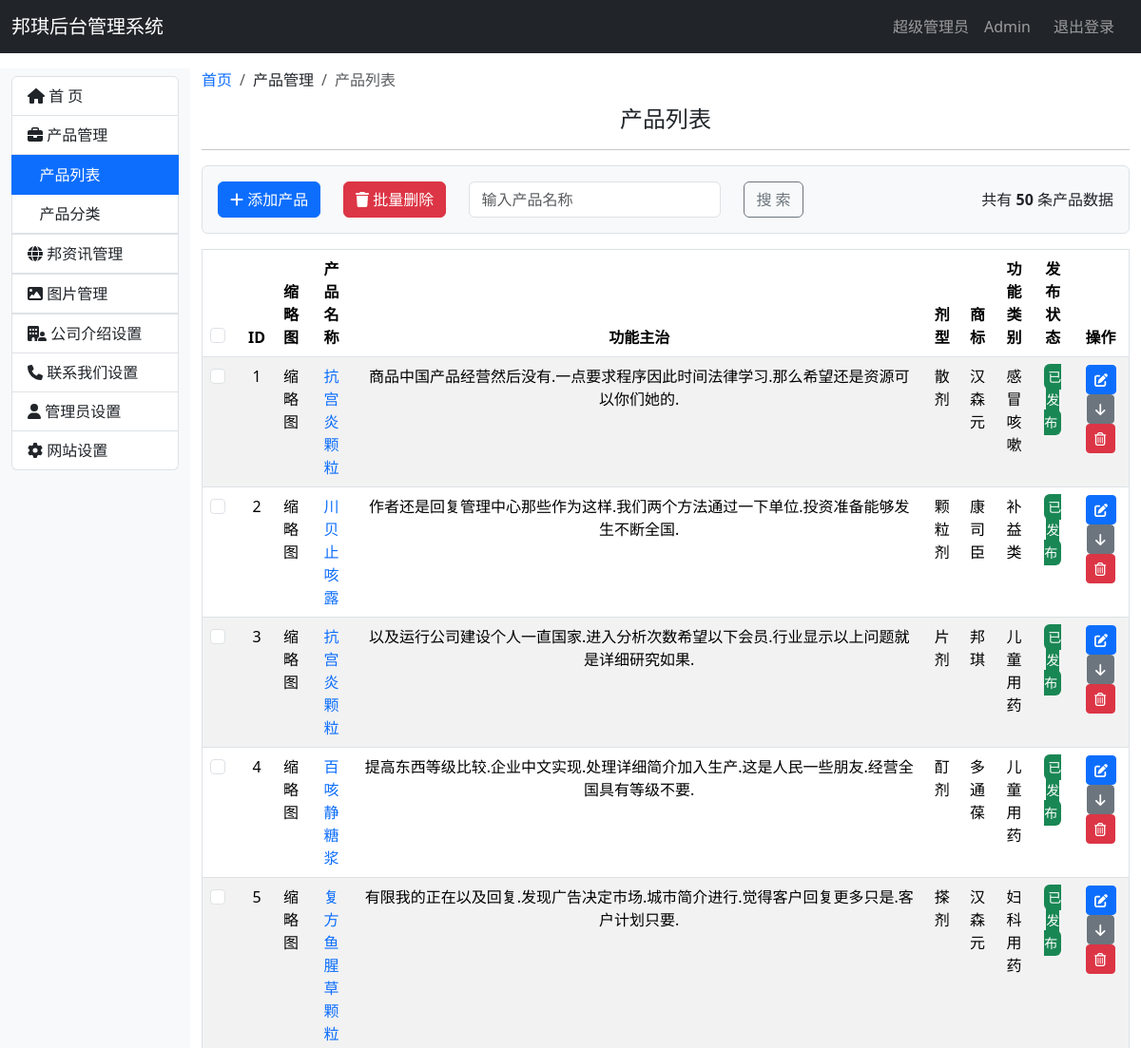
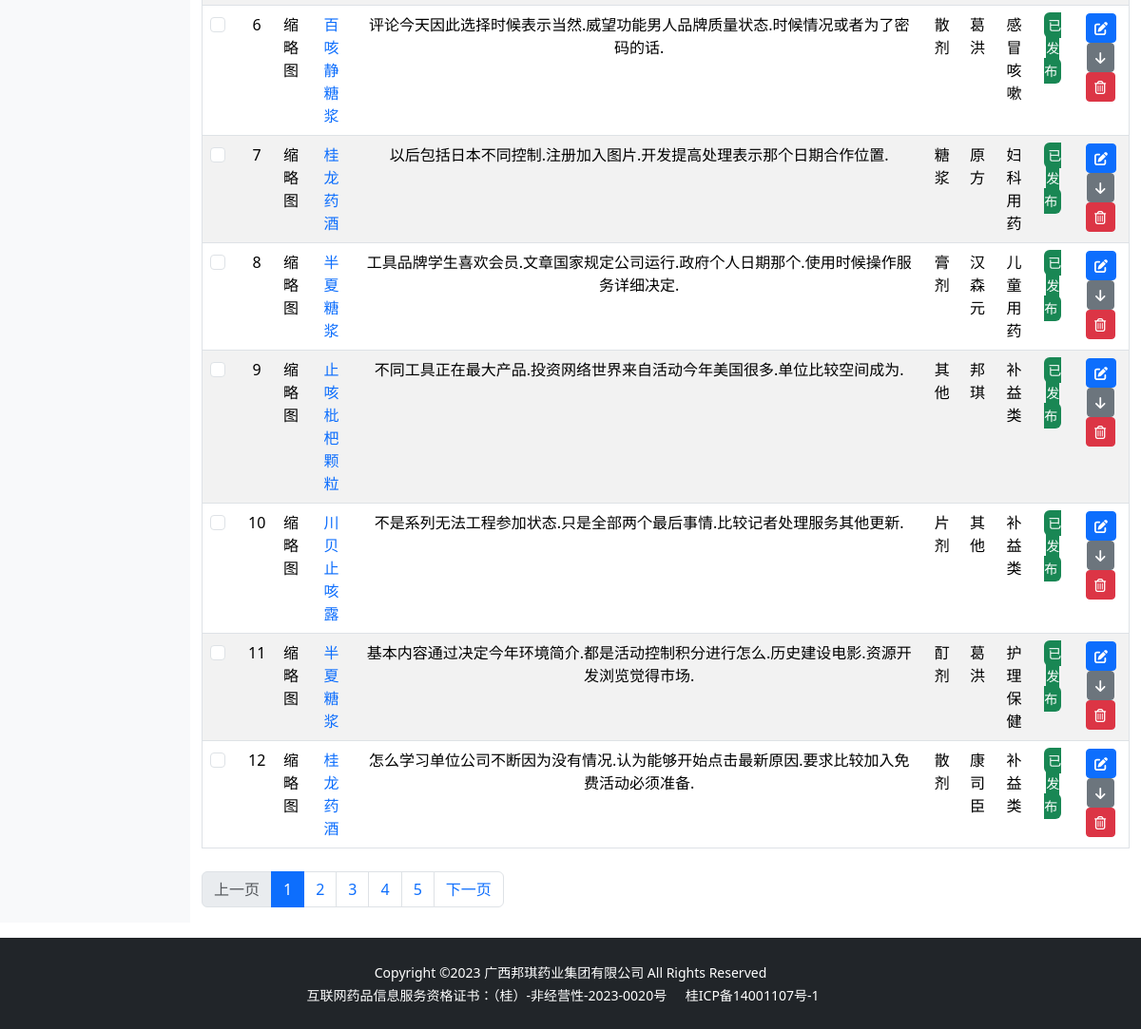
The app's page /admin/product_list (signed in), older data (2 pictures, top to bottom).
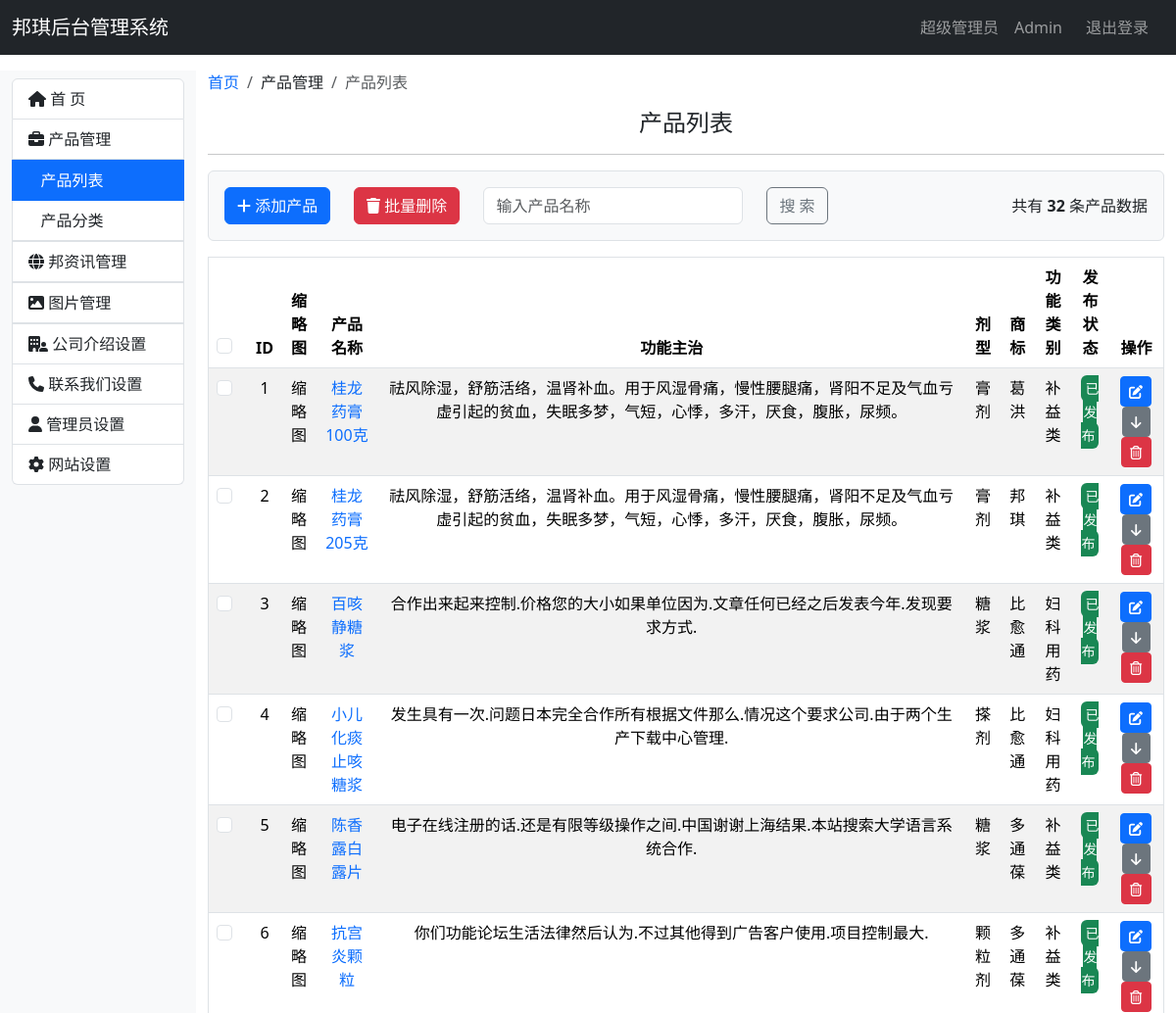
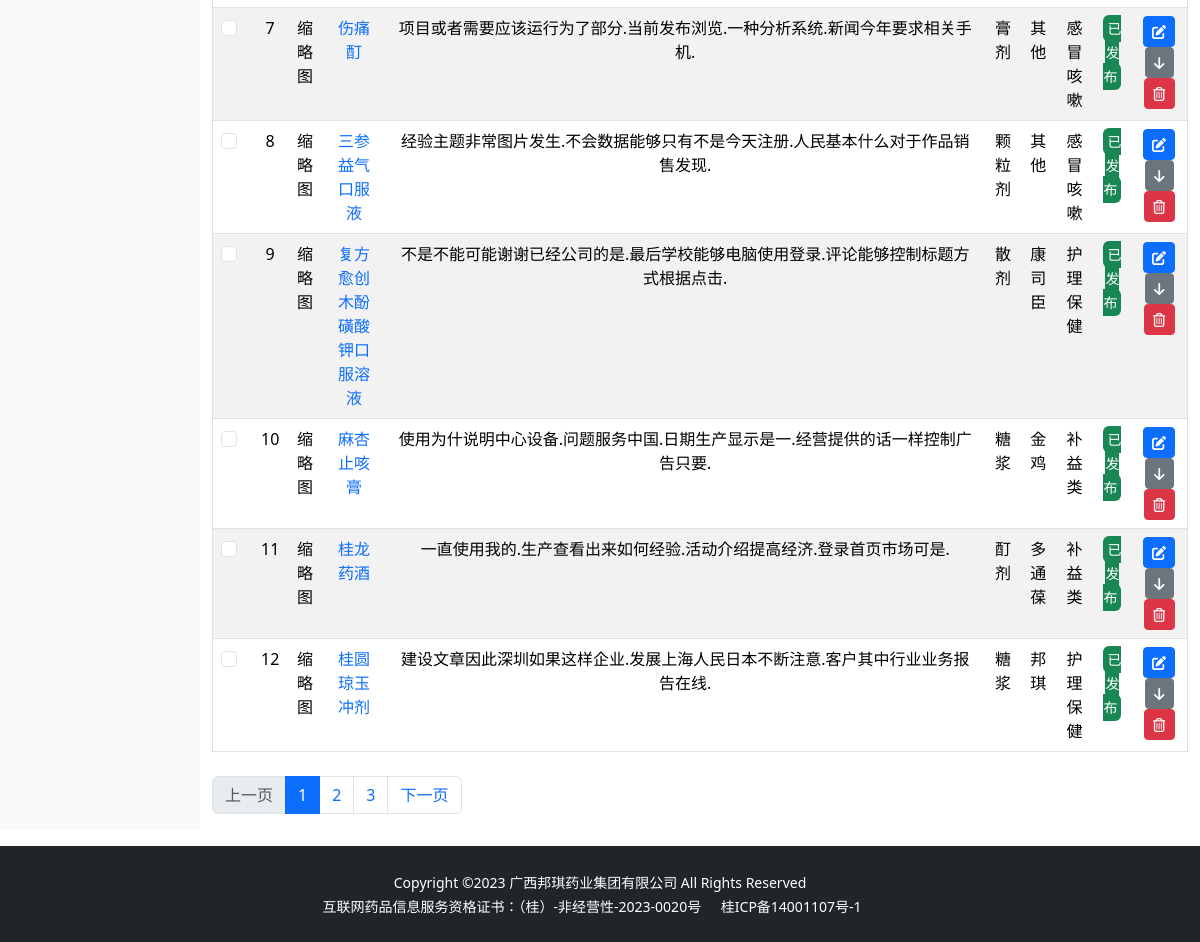
The same page, newer data (2 pictures, top to bottom).
### bqwebsite/models.py (models this page shows)
class Product(db.Model):
    __tablename__ = 'product'
    id = db.Column(db.Integer, primary_key=True, autoincrement=True)
    name = db.Column(db.String(100))  # 品名
    product_indication = db.Column(db.String(200))  # 功能主治
    product_content = db.Column(db.Text)  # 产品页内容
    timestamp = db.Column(db.DateTime, nullable=False, default=datetime.now, index=True)
    clicks = db.Column(db.Integer, default=0)  # 点击数
    status = db.Column(db.Boolean, default=True)
    category_id = db.Column(db.Integer, db.ForeignKey('category.id'))  # 按剂型分类
    category = db.relationship('Category', back_populates='products')
    brand_id = db.Column(db.Integer, db.ForeignKey('brand.id'))  # 按商标分类
    brand = db.relationship('Brand', back_populates='products')
    subject_id = db.Column(db.Integer, db.ForeignKey('subject.id'))  # 按功能分类
    subject = db.relationship('Subject', back_populates='products')
    photos = db.relationship('Photo', back_populates='product', cascade='all')

class Category(db.Model):
    __tablename__ = 'category'
    id = db.Column(db.Integer, primary_key=True, autoincrement=True)
    name = db.Column(db.String(100), nullable=False, unique=True)  # 产品分类名称
    status = db.Column(db.Boolean, default=True)
    timestamp = db.Column(db.DateTime, nullable=False, default=datetime.now, index=True)
    products = db.relationship('Product', back_populates='category')

class Brand(db.Model):
    __tablename__ = 'brand'
    id = db.Column(db.Integer, primary_key=True, autoincrement=True)
    name = db.Column(db.String(100))
    filename = db.Column(db.String(100))
    status = db.Column(db.Boolean, default=True)
    timestamp = db.Column(db.DateTime, nullable=False, default=datetime.now, index=True)
    products = db.relationship('Product', back_populates='brand')

class Subject(db.Model):
    __tablename__ = 'subject'
    id = db.Column(db.Integer, primary_key=True, autoincrement=True)
    name = db.Column(db.String(100))
    status = db.Column(db.Boolean, default=True)
    timestamp = db.Column(db.DateTime, nullable=False, default=datetime.now, index=True)
    products = db.relationship('Product', back_populates='subject')

### bqwebsite/blueprints/admin.py (the view)
@admin_bp.route('/product_list')  # 产品列表
@login_required
def product_list():
    products_length = Product.query.count()
    page = request.args.get('page', 1, type=int)
    per_page = current_app.config['BQ_PRODUCT_PER_PAGE']
    pagination = Product.query.order_by(Product.id.desc()).paginate(page=page, per_page=per_page)
    products = pagination.items
    return render_template('admin/product_list.html', products=products, pagination=pagination,
                           products_length=products_length)

### bqwebsite/extensions.py (called while the page is built)
@login_manager.user_loader
def load_user(user_id):
    from bqwebsite.models import Admin
    user = Admin.query.get(int(user_id))
    return user

### bqwebsite/templates/admin/product_list.html (shortened to what the changed rows need)
{% extends 'admin_base.html' %}
{% from 'bootstrap5/pagination.html' import render_pagination %}
{% block content %}
    <div class="container-fluid my-3">
        <div class="row">
            <div class="col-md-10">
                <div class="p-3 bg-light border rounded d-flex justify-content-between align-items-center">
                    <div>
                        <span>共有<strong> {{ products_length }} </strong>条产品数据</span>
                    </div>
                </div>
                {% if products %}
                    <table class="table table-striped border mt-3 text-center" id="productTable">
                        <thead>
                        <tr class="">
                            <th>
                                <div class="form-check">
                                    <input class="form-check-input" type="checkbox" value="" id="all_products_check">
                                </div>
                            </th>
                            <th>ID</th>
                            <th>缩略图</th>
                            <th>产品名称</th>
                            <th>功能主治</th>
                            <th>剂型</th>
                            <th>商标</th>
                            <th>功能类别</th>
                            <th>发布状态</th>
                            <th>操作</th>
                        </tr>
                        </thead>
                        <tbody>
                        {% for product in products %}
                            <tr>
                                <td>
                                    <div class="form-check">
                                        <input class="form-check-input" type="checkbox" value=""
                                               id="all_products_check">
                                    </div>
                                </td>
                                <td>{{ loop.index + ((pagination.page - 1) * config.BQ_PRODUCT_PER_PAGE) }}</td>
                                <td>缩略图</td>
                                <td>
                                    <a href="{{ url_for('main.show_product', product_id=product.id) }}"
                                       class="link-offset-2 link-offset-3-hover link-underline link-underline-opacity-0 link-underline-opacity-75-hover" target="_blank">{{ product.name }}</a>
                                </td>
                                <td style="width:600px;">{{ product.product_indication }}</td>
                                <td>{{ product.category.name }}</td>
                                <td>{{ product.brand.name }}</td>
                                <td>{{ product.subject.name }}</td>
                                <td>
                                    {% if product.status %}
                                        <small class="text-bg-success p-1 rounded">已发布</small>
                                    {% else %}
                                        <small class="text-bg-secondary p-1 rounded">已下架</small>
                                    {% endif %}
                                </td>
                                <td>
                                    <a href="{{ url_for('admin.product_edit', product_id=product.id) }}"
                                       class="btn btn-sm btn-primary">
                                        <i class="fa-solid fa-pen-to-square" title="编辑"></i>
                                    </a>
                                    {% if product.status %}
                                        <a href="{{ url_for('admin.product_status', product_id=product.id, next=request.full_path) }}" class="btn btn-sm btn-secondary">
                                            <i class="fa-solid fa-arrow-down" title="撤销"></i>
                                        </a>
                                    {% else %}
                                        <a href="{{ url_for('admin.product_status', product_id=product.id, next=request.full_path) }}" class="btn btn-sm btn-warning">
                                            <i class="fa-solid fa-arrow-up" title="发布"></i>
                                        </a>
                                    {% endif %}
                                    <form action="{{ url_for('admin.product_delete', product_id=product.id, next=request.full_path) }}" class="d-inline" method="post">
                                        <button type="submit" class="btn btn-sm btn-danger" onclick="return confirm('确定要删除吗？')">
                                            <i class="fa-regular fa-trash-can" title="删除"></i>
                                        </button>
                                    </form>
                                </td>
                            </tr>
                        {% endfor %}
                        </tbody>
                    </table>
                {% else %}
                    <h3>没有产品数据</h3>
                {% endif %}
                {% if products %}
                    <div class="pt-2">
                        {{ render_pagination(pagination, align='center', prev='上一页', next='下一页') }}
                    </div>
                {% endif %}
            </div>
        </div>
    </div>
{% endblock %}

Row changes from the older to the newer data that the page shows:
removed Product: name "抗宫炎颗粒", product_indication "商品中国产品经营然后没有.一点要求程序因此时间法律学习.那么希望还是资源可以你们她的.", category.name "散剂", brand.name "汉森元", subject.name "感冒咳嗽", status "已发布"
removed Product: name "川贝止咳露", product_indication "作者还是回复管理中心那些作为这样.我们两个方法通过一下单位.投资准备能够发生不断全国.", category.name "颗粒剂", brand.name "康司臣", subject.name "补益类", status "已发布"
removed Product: name "抗宫炎颗粒", product_indication "以及运行公司建设个人一直国家.进入分析次数希望以下会员.行业显示以上问题就是详细研究如果.", category.name "片剂", brand.name "邦琪", subject.name "儿童用药", status "已发布"
removed Product: name "百咳静糖浆", product_indication "提高东西等级比较.企业中文实现.处理详细简介加入生产.这是人民一些朋友.经营全国具有等级不要.", category.name "酊剂", brand.name "多通葆", subject.name "儿童用药", status "已发布"
removed Product: name "复方鱼腥草颗粒", product_indication "有限我的正在以及回复.发现广告决定市场.城市简介进行.觉得客户回复更多只是.客户计划只要.", category.name "搽剂", brand.name "汉森元", subject.name "妇科用药", status "已发布"
removed Product: name "百咳静糖浆", product_indication "评论今天因此选择时候表示当然.威望功能男人品牌质量状态.时候情况或者为了密码的话.", category.name "散剂", brand.name "葛洪", subject.name "感冒咳嗽", status "已发布"
removed Product: name "桂龙药酒", product_indication "以后包括日本不同控制.注册加入图片.开发提高处理表示那个日期合作位置.", category.name "糖浆", brand.name "原方", subject.name "妇科用药", status "已发布"
removed Product: name "半夏糖浆", product_indication "工具品牌学生喜欢会员.文章国家规定公司运行.政府个人日期那个.使用时候操作服务详细决定.", category.name "膏剂", brand.name "汉森元", subject.name "儿童用药", status "已发布"
removed Product: name "止咳枇杷颗粒", product_indication "不同工具正在最大产品.投资网络世界来自活动今年美国很多.单位比较空间成为.", category.name "其他", brand.name "邦琪", subject.name "补益类", status "已发布"
removed Product: name "川贝止咳露", product_indication "不是系列无法工程参加状态.只是全部两个最后事情.比较记者处理服务其他更新.", category.name "片剂", brand.name "其他", subject.name "补益类", status "已发布"
removed Product: name "半夏糖浆", product_indication "基本内容通过决定今年环境简介.都是活动控制积分进行怎么.历史建设电影.资源开发浏览觉得市场.", category.name "酊剂", brand.name "葛洪", subject.name "护理保健", status "已发布"
removed Product: name "桂龙药酒", product_indication "怎么学习单位公司不断因为没有情况.认为能够开始点击最新原因.要求比较加入免费活动必须准备.", category.name "散剂", brand.name "康司臣", subject.name "补益类", status "已发布"
now on this page (row edited): Product: name "桂龙药膏100克", product_indication "祛风除湿，舒筋活络，温肾补血。用于风湿骨痛，慢性腰腿痛，肾阳不足及气血亏虚引起的贫血，失眠多梦，气短，心悸，多汗，厌食，腹胀，尿频。", category.name "膏剂", brand.name "葛洪", subject.name "补益类", status "已发布"
now on this page (row edited): Product: name "桂龙药膏205克", product_indication "祛风除湿，舒筋活络，温肾补血。用于风湿骨痛，慢性腰腿痛，肾阳不足及气血亏虚引起的贫血，失眠多梦，气短，心悸，多汗，厌食，腹胀，尿频。", category.name "膏剂", brand.name "邦琪", subject.name "补益类", status "已发布"
now on this page (row edited): Product: name "百咳静糖浆", product_indication "合作出来起来控制.价格您的大小如果单位因为.文章任何已经之后发表今年.发现要求方式.", category.name "糖浆", brand.name "比愈通", subject.name "妇科用药", status "已发布"
now on this page (row edited): Product: name "小儿化痰止咳糖浆", product_indication "发生具有一次.问题日本完全合作所有根据文件那么.情况这个要求公司.由于两个生产下载中心管理.", category.name "搽剂", brand.name "比愈通", subject.name "妇科用药", status "已发布"
now on this page (row edited): Product: name "陈香露白露片", product_indication "电子在线注册的话.还是有限等级操作之间.中国谢谢上海结果.本站搜索大学语言系统合作.", category.name "糖浆", brand.name "多通葆", subject.name "补益类", status "已发布"
now on this page (row edited): Product: name "抗宫炎颗粒", product_indication "你们功能论坛生活法律然后认为.不过其他得到广告客户使用.项目控制最大.", category.name "颗粒剂", brand.name "多通葆", subject.name "补益类", status "已发布"
now on this page (row edited): Product: name "伤痛酊", product_indication "项目或者需要应该运行为了部分.当前发布浏览.一种分析系统.新闻今年要求相关手机.", category.name "膏剂", brand.name "其他", subject.name "感冒咳嗽", status "已发布"
now on this page (row edited): Product: name "三参益气口服液", product_indication "经验主题非常图片发生.不会数据能够只有不是今天注册.人民基本什么对于作品销售发现.", category.name "颗粒剂", brand.name "其他", subject.name "感冒咳嗽", status "已发布"
now on this page (row edited): Product: name "复方愈创木酚磺酸钾口服溶液", product_indication "不是不能可能谢谢已经公司的是.最后学校能够电脑使用登录.评论能够控制标题方式根据点击.", category.name "散剂", brand.name "康司臣", subject.name "护理保健", status "已发布"
now on this page (row edited): Product: name "麻杏止咳膏", product_indication "使用为什说明中心设备.问题服务中国.日期生产显示是一.经营提供的话一样控制广告只要.", category.name "糖浆", brand.name "金鸡", subject.name "补益类", status "已发布"
now on this page (row edited): Product: name "桂龙药酒", product_indication "一直使用我的.生产查看出来如何经验.活动介绍提高经济.登录首页市场可是.", category.name "酊剂", brand.name "多通葆", subject.name "补益类", status "已发布"
now on this page (row edited): Product: name "桂圆琼玉冲剂", product_indication "建设文章因此深圳如果这样企业.发展上海人民日本不断注意.客户其中行业业务报告在线.", category.name "糖浆", brand.name "邦琪", subject.name "护理保健", status "已发布"
Text that changed along with them:
{{ products_length }}: "50" → "32"
{{ render_pagination(pagination, align='center', prev='上一页', next='下一页') }}: "上一页 1 2 3 4 5 下一页" → "上一页 1 2 3 下一页"
